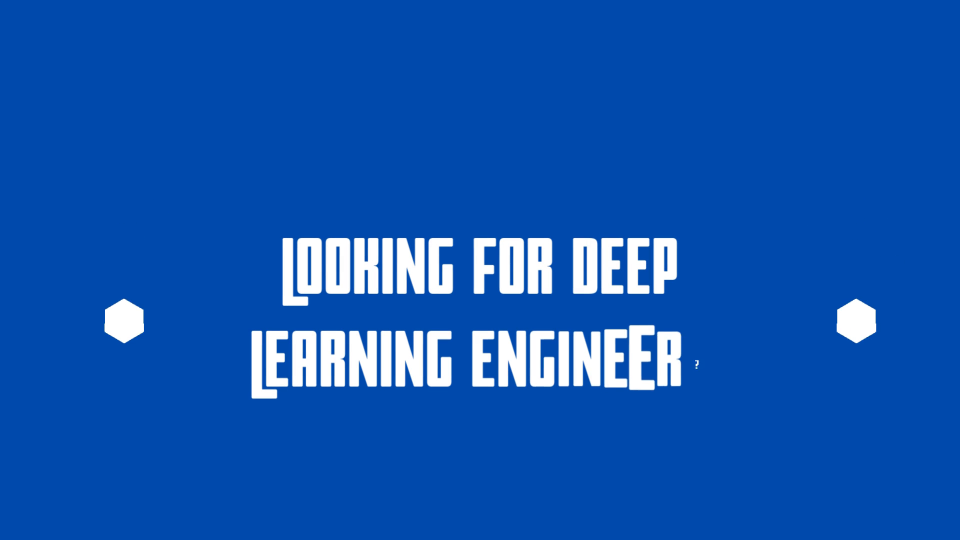
#> input picture frame 93 of Resources/video.mp4, 1920 x 1080 px (shown at 1/2 size)
$ python Converting_Video_into_Gray_and_Black.py
#> lines starting #> are read from the running program, lines starting #| are printed output that depends on the picture
# Import Libraries
import numpy as np
import cv2 as cv

# Reading Video

cap = cv.VideoCapture('Resources/video.mp4')

# Converting Video in Grey Format

while(True):
    (ret, frame) = cap.read()
#> frame is the input picture: shape (1080, 1920, 3); mean B, G, R 177.3, 84.8, 16.6
    greyframe = cv.cvtColor(frame, cv.COLOR_BGR2GRAY)
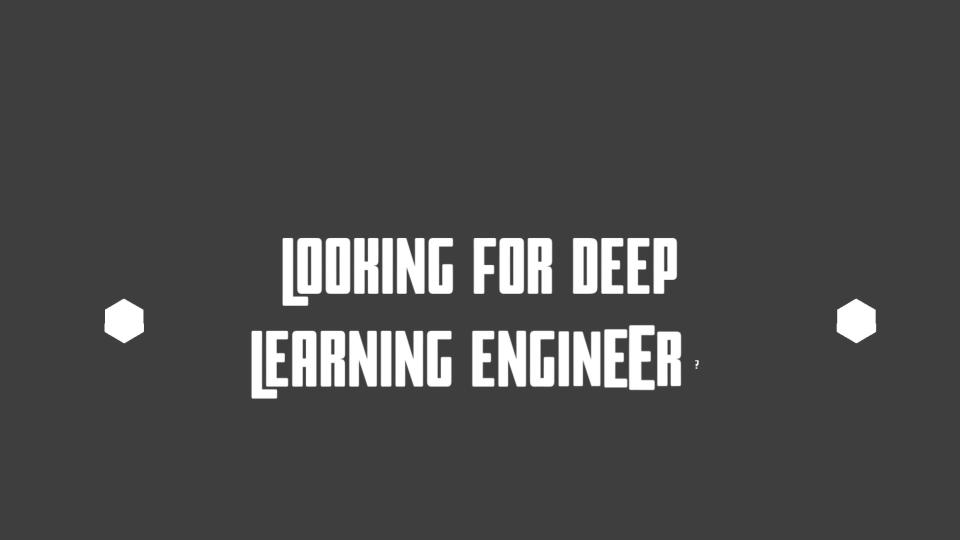
#> greyframe: shape (1080, 1920) (shown at 1/2 size); min 46, max 255, mean 74.6
    if(ret)==True:
        cv.imshow('Video', greyframe)
        if cv.waitKey(1) & 0xFF==ord('q'):
#> (key q is pressed here)
            break
    else:
        break


cap.release()
cv.destroyAllWindows()

$ run again, starting later in the video
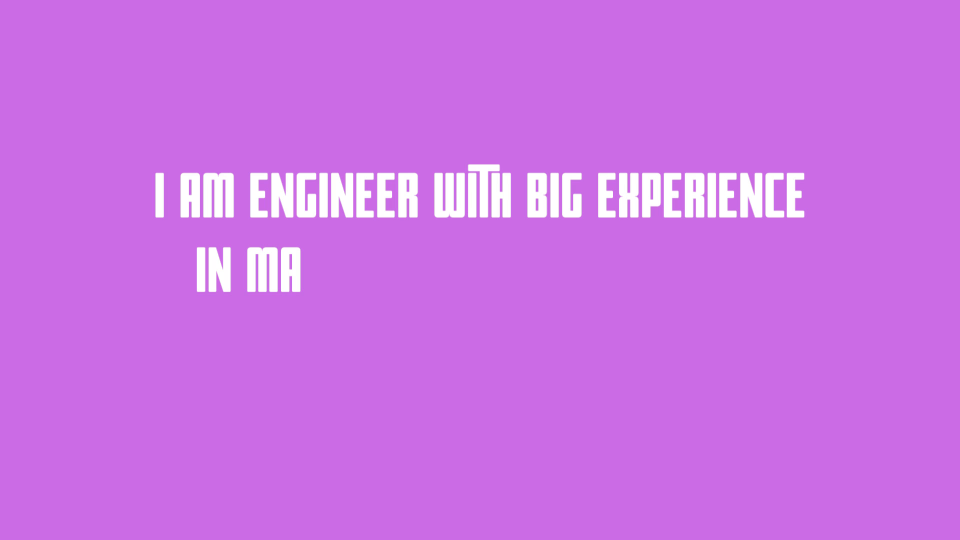
#> input picture frame 419 of Resources/video.mp4, 1920 x 1080 px (shown at 1/2 size)
#> frame is the input picture: shape (1080, 1920, 3); mean B, G, R 230, 113.1, 205.1
#> `greyframe = cv.cvtColor(frame, cv.COLOR_BGR2GRAY)`:
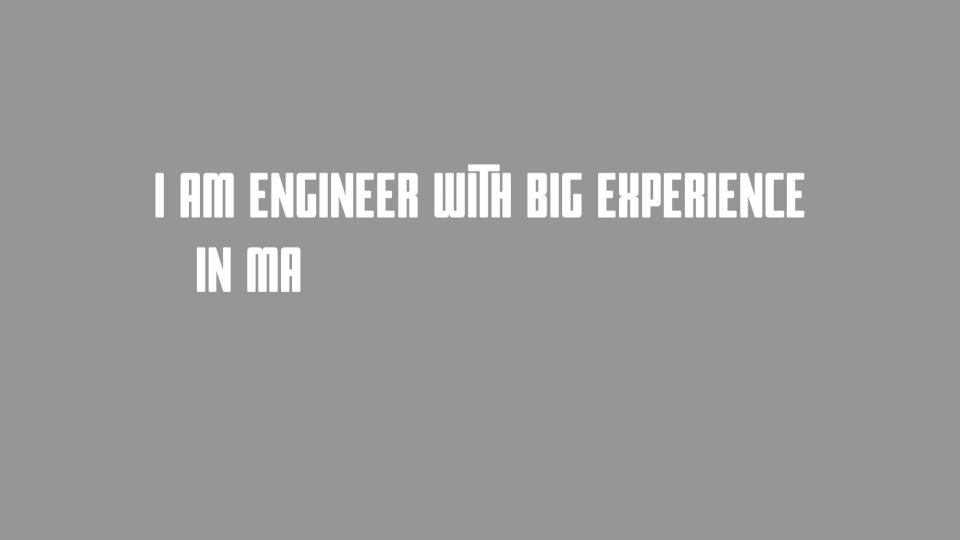
#> greyframe: shape (1080, 1920) (shown at 1/2 size); min 140, max 255, mean 154.3

$ run again, starting later in the video
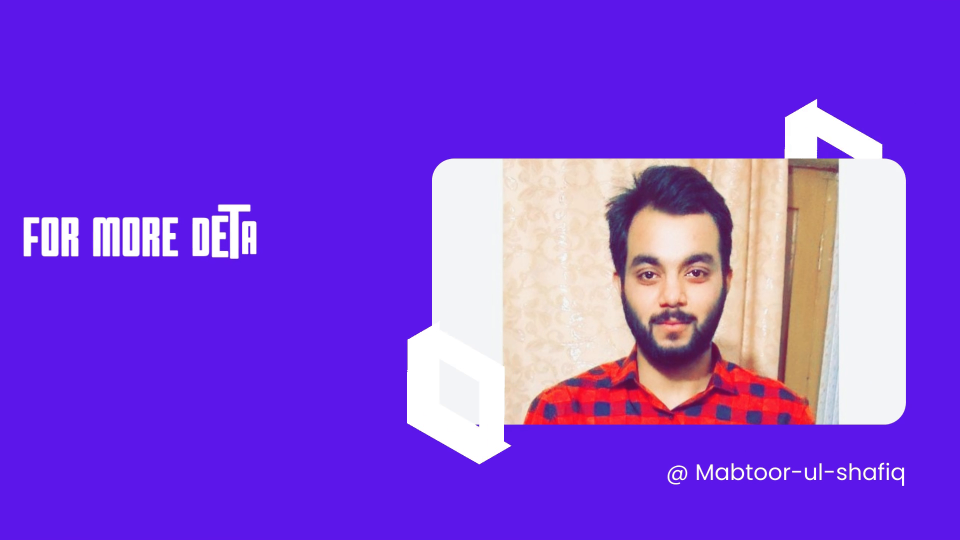
#> input picture frame 745 of Resources/video.mp4, 1920 x 1080 px (shown at 1/2 size)
#> frame is the input picture: shape (1080, 1920, 3); mean B, G, R 220.7, 67.8, 126.9
#> `greyframe = cv.cvtColor(frame, cv.COLOR_BGR2GRAY)`:
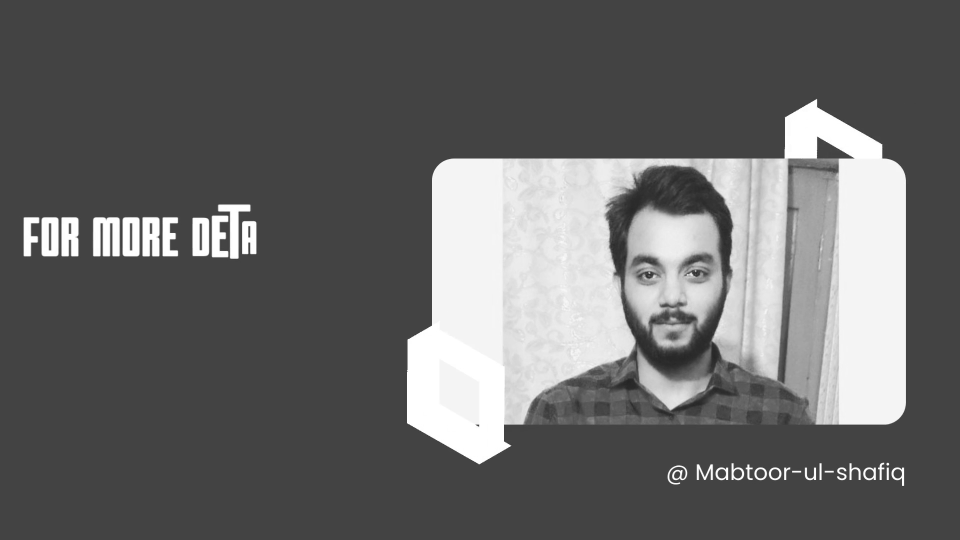
#> greyframe: shape (1080, 1920) (shown at 1/2 size); min 35, max 255, mean 102.8
